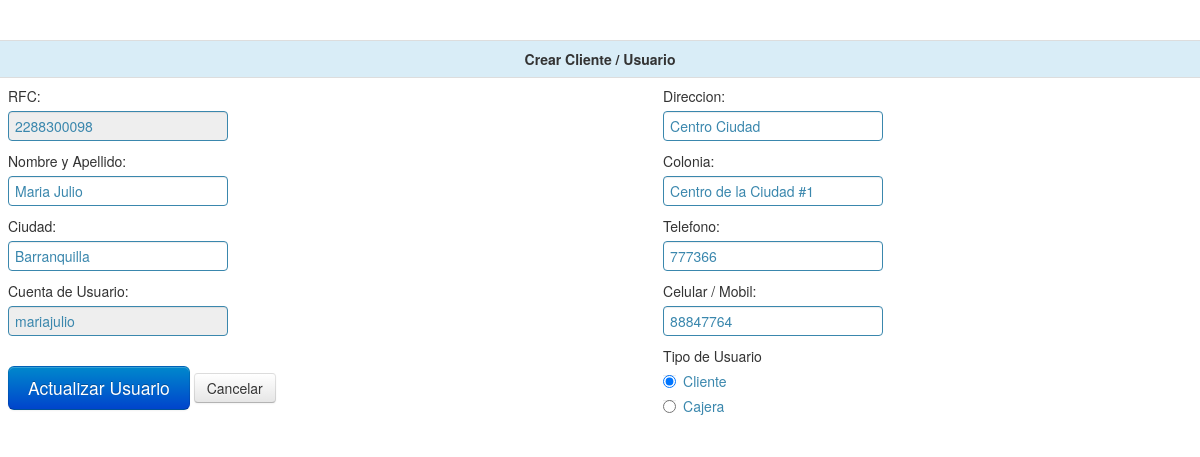
Page /crear_clientes.php?codigo=2288300098 (signed in) on the committed database.
### tables this page shows
CREATE TABLE IF NOT EXISTS `usuarios` (
  `ced` varchar(255) NOT NULL,
  `estado` varchar(255) NOT NULL,
  `nom` varchar(255) NOT NULL,
  `dir` varchar(255) NOT NULL,
  `tel` varchar(255) NOT NULL,
  `cel` varchar(255) NOT NULL,
  `cupo` varchar(255) NOT NULL,
  `barrio` varchar(255) NOT NULL,
  `ciudad` varchar(255) NOT NULL,
  `usu` varchar(255) NOT NULL,
  `con` varchar(255) NOT NULL,
  `tipo` varchar(255) NOT NULL,
  PRIMARY KEY (`ced`)
);

### crear_clientes.php (the view, shortened to what this page needs)
<?php
		$cedula='';	$nombre='';$usuario='';$ciudad='';$cupo='0';$direccion='';$telefono='';$celular='';$tipo='';$barrio='';
		if(!empty($_GET['codigo'])){
			$codigo=$_GET['codigo'];
			$can=mysql_query("SELECT * FROM usuarios where ced='$codigo'");
			if($dato=mysql_fetch_array($can)){
				$cedula=$dato['ced'];$nombre=$dato['nom'];$usuario=$dato['usu'];$ciudad=$dato['ciudad'];$cupo=$dato['cupo'];$direccion=$dato['dir'];
				$telefono=$dato['tel'];$celular=$dato['cel'];$tipo=$dato['tipo'];$barrio=$dato['barrio'];$boton="Actualizar Usuario";
			}
		}else{
			$boton="Guardar Usuario";
		}
?>
<!DOCTYPE html>
<html lang="en">
<head>
    <link href="css/bootstrap.css" rel="stylesheet">
    <link href="css/bootstrap-responsive.css" rel="stylesheet">
    <link href="css/docs.css" rel="stylesheet">
    <link href="js/google-code-prettify/prettify.css" rel="stylesheet">
</head>
<body data-spy="scroll" data-target=".bs-docs-sidebar">
<div class="control-group info">
  <form name="form1" method="post" action="">
<table width="80%" border="0" class="table">
  <tr class="info">
    <td colspan="2"><center><strong>Crear Cliente / Usuario</strong></center></td>
  </tr>
  <tr>
    <td>
    	<label for="textfield">RFC: </label>
        <input type="text" name="cedula" id="cedula" <?php if(!empty($cedula)){echo 'readonly';} ?> value="<?php echo $cedula; ?>" autocomplete="off" required>
        <label for="textfield">Nombre y Apellido: </label><input type="text" name="nombre" id="nombre" value="<?php echo $nombre; ?>" autocomplete="off" required>
        <label for="textfield">Ciudad: </label><input type="text" name="ciudad" id="ciudad" value="<?php echo $ciudad; ?>" autocomplete="off" required><br>
        <label for="textfield">Cuenta de Usuario: </label>
        <input type="text" name="usuario" id="usuario" value="<?php echo $usuario; ?>" <?php if(!empty($usuario)){echo 'readonly';} ?> autocomplete="off" required>
        <br><br>
        <button class="btn btn-large btn-primary" type="submit"><?php echo $boton; ?></button>
        <?php if($boton=='Actualizar Usuario'){ ?> <a href="crear_clientes.php" class="btn">Cancelar</a><?php }  ?>
    </td>
    <td>
    	<label for="textfield">Direccion: </label><input type="text" name="direccion" id="direccion" value="<?php echo $direccion; ?>" autocomplete="off" required>
        <label for="textfield">Colonia: </label><input type="text" name="barrio" id="barrio" value="<?php echo $barrio; ?>" autocomplete="off">
        <label for="textfield">Telefono: </label><input type="text" name="telefono" id="telefono" value="<?php echo $telefono; ?>" autocomplete="off" required>
        <label for="textfield">Celular / Mobil: </label><input type="text" name="celular" id="celular" value="<?php echo $celular; ?>" autocomplete="off">
        <label for="radio">Tipo de Usuario</label>
        <label class="radio">
        <input type="radio" name="tipo" id="optionsRadios2" value="cl" <?php if($tipo=="cl"){ echo 'checked'; } if(empty($_GET['codigo'])){ echo 'checked';} ?>>Cliente</label>
        <label class="radio">
        <input type="radio" name="tipo" id="optionsRadios3" value="ca" <?php if($tipo=="ca"){ echo 'checked'; } ?>>Cajera</label>
    </td>
  </tr>
</table>
</form>
</div>
</body>
</html>

### css/docs.css (style rules this page uses)
body { position: relative; padding-top: 40px; }

### rows in the picture
usuarios: cedula "2288300098", nombre "Maria Julio", ciudad "Barranquilla", usuario "mariajulio", direccion "Centro Ciudad", barrio "Centro de la Ciudad #1", telefono "777366", celular "88847764", tipo "☑ Cliente", tipo "☐ Cajera"

### other values in the picture
$boton "Actualizar Usuario"
